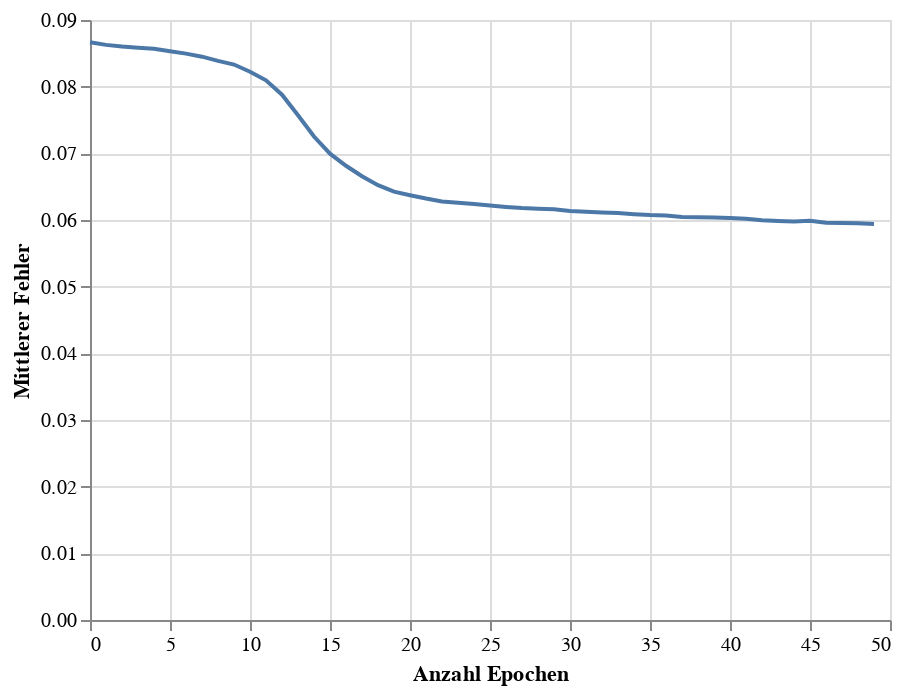

This figure's notebook cell:
### Code cell
train_chart = alt.Chart(loss_df).mark_line().encode(
    x=alt.X('Epoch', title = 'Anzahl Epochen'),
    y=alt.Y('Loss', title = 'Mittlerer Fehler')
)
# glue('train-loss-team', train_chart,display=True)
train_chart

### Figure 1 — Vega-Lite specification as saved in the notebook (floating-point values rounded to 4 significant figures)
{"config": {"view": {"continuousWidth": 400, "continuousHeight": 300}}, "data": {"name": "data-a7127f2ab7a7bfa65d87749323deb0d6"}, "mark": "line", "encoding": {"x": {"field": "Epoch", "title": "Anzahl Epochen", "type": "quantitative"}, "y": {"field": "Loss", "title": "Mittlerer Fehler", "type": "quantitative"}}, "$schema": "https://vega.github.io/schema/vega-lite/v4.17.0.json", "datasets": {"data-a7127f2ab7a7bfa65d87749323deb0d6": [{"Epoch": 0, "Loss": 0.08666}, {"Epoch": 1, "Loss": 0.08627}, {"Epoch": 2, "Loss": 0.08601}, {"Epoch": 3, "Loss": 0.08585}, {"Epoch": 4, "Loss": 0.08567}, {"Epoch": 5, "Loss": 0.08532}, {"Epoch": 6, "Loss": 0.08496}, {"Epoch": 7, "Loss": 0.0845}, {"Epoch": 8, "Loss": 0.08386}, {"Epoch": 9, "Loss": 0.08332}, {"Epoch": 10, "Loss": 0.08225}, {"Epoch": 11, "Loss": 0.08096}, {"Epoch": 12, "Loss": 0.0788}, {"Epoch": 13, "Loss": 0.07572}, {"Epoch": 14, "Loss": 0.07252}, {"Epoch": 15, "Loss": 0.06995}, {"Epoch": 16, "Loss": 0.06814}, {"Epoch": 17, "Loss": 0.06657}, {"Epoch": 18, "Loss": 0.06522}, {"Epoch": 19, "Loss": 0.06425}, {"Epoch": 20, "Loss": 0.06371}, {"Epoch": 21, "Loss": 0.06321}, {"Epoch": 22, "Loss": 0.06278}, {"Epoch": 23, "Loss": 0.0626}, {"Epoch": 24, "Loss": 0.06241}, {"Epoch": 25, "Loss": 0.06218}, {"Epoch": 26, "Loss": 0.06196}, {"Epoch": 27, "Loss": 0.06179}, {"Epoch": 28, "Loss": 0.06167}, {"Epoch": 29, "Loss": 0.0616}, {"Epoch": 30, "Loss": 0.06134}, {"Epoch": 31, "Loss": 0.06126}, {"Epoch": 32, "Loss": 0.06114}, {"Epoch": 33, "Loss": 0.06104}, {"Epoch": 34, "Loss": 0.06087}, {"Epoch": 35, "Loss": 0.06073}, {"Epoch": 36, "Loss": 0.06068}, {"Epoch": 37, "Loss": 0.06046}, {"Epoch": 38, "Loss": 0.06043}, {"Epoch": 39, "Loss": 0.06037}, {"Epoch": 40, "Loss": 0.06029}, {"Epoch": 41, "Loss": 0.06017}, {"Epoch": 42, "Loss": 0.05997}, {"Epoch": 43, "Loss": 0.05984}, {"Epoch": 44, "Loss": 0.05976}, {"Epoch": 45, "Loss": 0.05987}, {"Epoch": 46, "Loss": 0.05958}, {"Epoch": 47, "Loss": 0.05954}, {"Epoch": 48, "Loss": 0.05952}, {"Epoch": 49, "Loss": 0.05941}]}}
